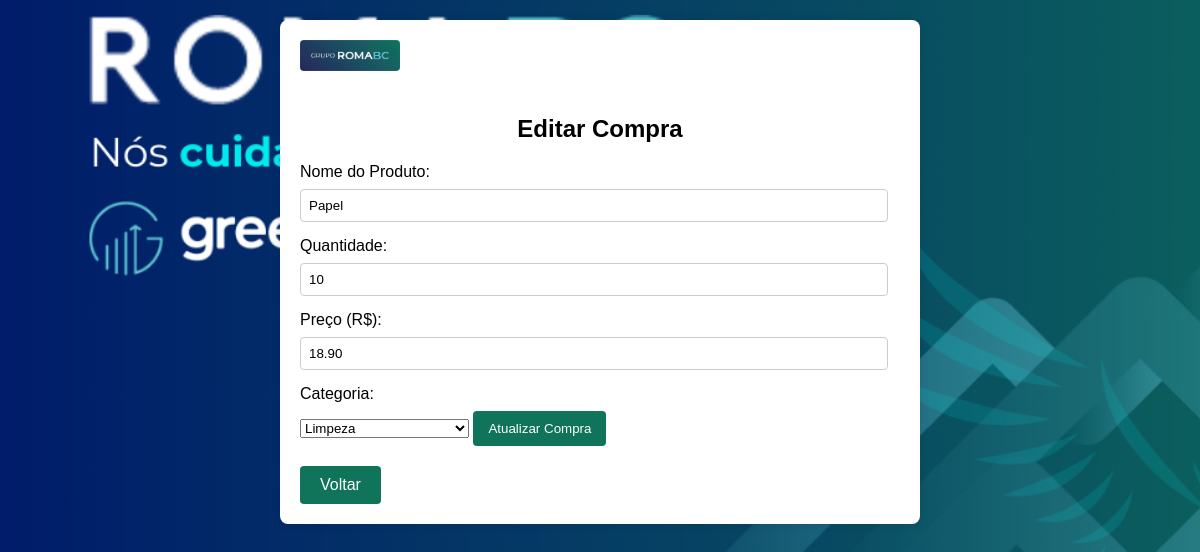
Screenshot of /editar_compra.php?id=15 (signed in) with the database file from the repository.
### tables this page shows
CREATE TABLE `compras` (
  `id` int(11) NOT NULL,
  `nome` varchar(255) NOT NULL,
  `fkidcategoria` int(11) NOT NULL,
  `quantidade` int(11) NOT NULL,
  `preco` decimal(10,2) NOT NULL,
  `data_adicao` timestamp NOT NULL DEFAULT current_timestamp()
);

CREATE TABLE `categorias` (
  `id_categoria` int(11) NOT NULL,
  `nome_categoria` varchar(255) NOT NULL
);

### editar_compra.php (the view, shortened to what this page needs)
<?php
$host = "localhost";
$username = "root";
$password = "";
$dbname = "compras";
$conn = new mysqli($host, $username, $password, $dbname);
if (isset($_GET['id'])) {
    $id_compra = $_GET['id'];
    $sql = "SELECT * FROM compras WHERE id = ?";
    $stmt = $conn->prepare($sql);
    $stmt->bind_param("i", $id_compra);
    $stmt->execute();
    $result = $stmt->get_result();
    $compra = $result->fetch_assoc();
    $sql_categorias = "SELECT * FROM categorias";
    $categorias = $conn->query($sql_categorias);
} else {
    echo "<script>alert('ID não fornecido.'); window.location.href = 'visualizar_compras.php';</script>";
    exit;
}
?>
<!DOCTYPE html>
<html lang="pt-BR">
<head>
    <link rel="stylesheet" href="./css/editar_compra.css">
</head>
<body>
    <div class="container">
        <img src="./img/logo1.png" alt="Logo">
        <h2>Editar Compra</h2>
        <form method="POST" action="editar_compra.php?id=<?php echo $compra['id']; ?>">
            <label for="nome">Nome do Produto:</label>
            <input type="text" id="nome" name="nome" value="<?php echo htmlspecialchars($compra['nome']); ?>" required>
            <label for="quantidade">Quantidade:</label>
            <input type="number" id="quantidade" name="quantidade" value="<?php echo $compra['quantidade']; ?>" required>
            <label for="preco">Preço (R$):</label>
            <input type="number" id="preco" name="preco" value="<?php echo $compra['preco']; ?>" step="0.01" required>
            <label for="categoria">Categoria:</label>
            <select id="categoria" name="categoria" required>
                <?php while ($categoria = $categorias->fetch_assoc()) { ?>
                    <option value="<?php echo $categoria['id_categoria']; ?>"
                        <?php echo $categoria['id_categoria'] == $compra['fkidcategoria'] ? 'selected' : ''; ?>>
                        <?php echo htmlspecialchars($categoria['nome_categoria']); ?>
                    </option>
                <?php } ?>
            </select>
            <button type="submit" class="button">Atualizar Compra</button>
        </form>
        <a href="visualizar_compras.php">Voltar</a>
    </div>
</body>
</html>

### CSS/editar_compra.css (style rules this page uses)
body { font-family: Arial, sans-serif; background-image: url(../img/logo4.png); background-repeat: no-repeat; background-size: cover; display: flex; justify-content: center; align-items: flex-start; min-height: 100vh; margin: 0; padding-top: 20px; }
.container { background-color: #fff; padding: 20px; border-radius: 8px; box-shadow: 0 0 10px rgba(0, 0, 0, 0.1); width: 80%; max-width: 600px; }
.container img { max-width: 100px; margin-bottom: 20px; border-radius: 4px; }
h2 { text-align: center; margin-bottom: 20px; }
label { display: block; margin-bottom: 8px; }
input[type="text"], input[type="number"], input[type="date"] { width: 95%; padding: 8px; margin-bottom: 15px; border: 1px solid #ccc; border-radius: 4px; }
.button { background-color: #0F745A; color: white; padding: 10px 15px; border: none; border-radius: 4px; cursor: pointer; text-align: center; }
a { display: inline-block; margin-top: 20px; text-align: center; padding: 10px 20px; background-color: #0F745A; color: white; text-decoration: none; border-radius: 4px; }

### rows the page displays
compras: nome "Papel", quantidade "10", preco "18.90", categoria "Limpeza"
